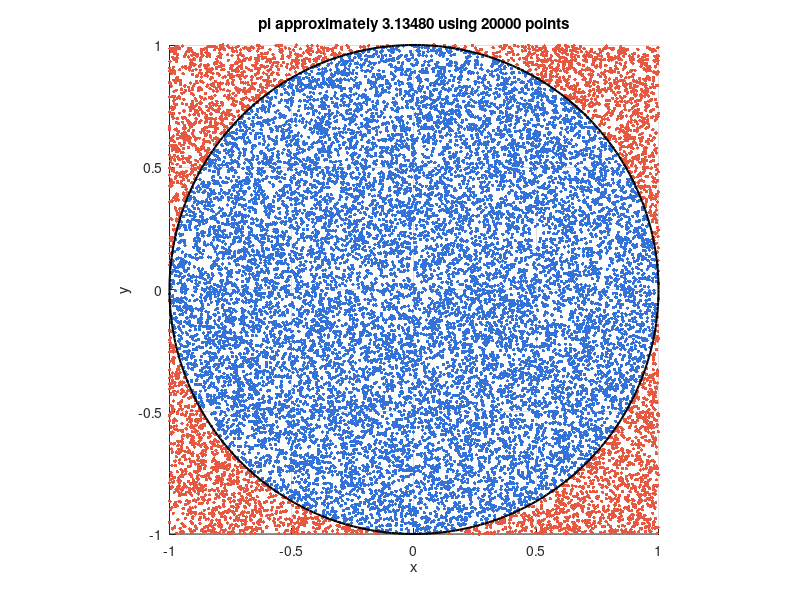

This chart was generated by the following MATLAB code:
%=============================================================================
% Copyright (c) 2026-present Allan CORNET (Nelson)
%=============================================================================
% This file is part of Nelson.
%=============================================================================
% LICENCE_BLOCK_BEGIN
% SPDX-License-Identifier: LGPL-3.0-or-later
% LICENCE_BLOCK_END
%=============================================================================
% Approximate pi with uniformly distributed points in a square.
rng(42);
sampleCount = 20000;
points = 2 * rand(sampleCount, 2) - 1;
insideCircle = sum(points .^ 2, 2) <= 1;
piEstimate = 4 * sum(insideCircle) / sampleCount;

figureHandle = figure('Name', 'Monte Carlo estimate of pi', 'NumberTitle', 'off');
axesHandle = axes('Parent', figureHandle);
hold(axesHandle, 'on');
scatter(axesHandle, points(insideCircle, 1), points(insideCircle, 2), ...
  6, [0.20 0.45 0.85], 'filled');
scatter(axesHandle, points(~insideCircle, 1), points(~insideCircle, 2), ...
  6, [0.90 0.35 0.25], 'filled');

theta = linspace(0, 2 * pi, 360);
plot(axesHandle, cos(theta), sin(theta), 'k', 'LineWidth', 1.5);
axis(axesHandle, 'equal');
xlim(axesHandle, [-1 1]);
ylim(axesHandle, [-1 1]);
grid(axesHandle, 'on');
xlabel(axesHandle, 'x');
ylabel(axesHandle, 'y');
title(axesHandle, sprintf('pi approximately %.5f using %d points', ...
  piEstimate, sampleCount));
hold(axesHandle, 'off');

fprintf('Monte Carlo estimate of pi: %.8f\n', piEstimate);
%=============================================================================
